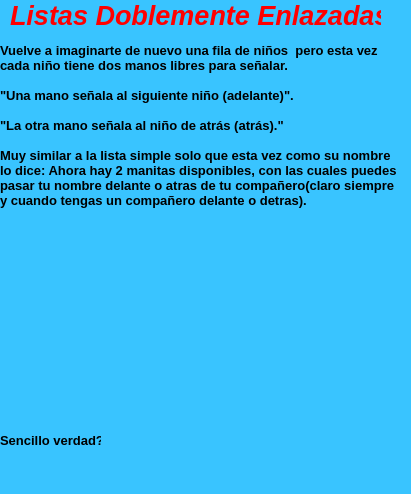
<?xml version="1.0" encoding="UTF-8"?>
<ui version="4.0">
 <class>StackedWidget</class>
 <widget class="QStackedWidget" name="StackedWidget">
  <property name="geometry">
   <rect>
    <x>0</x>
    <y>0</y>
    <width>411</width>
    <height>494</height>
   </rect>
  </property>
  <property name="windowTitle">
   <string>StackedWidget</string>
  </property>
  <widget class="QWidget" name="page">
   <property name="styleSheet">
    <string notr="true">
background-color: rgb(57, 196, 255);</string>
   </property>
   <widget class="QLabel" name="label">
    <property name="geometry">
     <rect>
      <x>10</x>
      <y>0</y>
      <width>371</width>
      <height>31</height>
     </rect>
    </property>
    <property name="font">
     <font>
      <pointsize>20</pointsize>
      <italic>true</italic>
      <bold>true</bold>
     </font>
    </property>
    <property name="styleSheet">
     <string notr="true">color: rgb(255, 0, 0);</string>
    </property>
    <property name="text">
     <string>Listas Doblemente Enlazadas</string>
    </property>
   </widget>
   <widget class="QLabel" name="label_2">
    <property name="geometry">
     <rect>
      <x>0</x>
      <y>30</y>
      <width>401</width>
      <height>191</height>
     </rect>
    </property>
    <property name="font">
     <font>
      <pointsize>10</pointsize>
      <italic>false</italic>
      <bold>true</bold>
     </font>
    </property>
    <property name="text">
     <string>Vuelve a imaginarte de nuevo una fila de niños  pero esta vez cada niño tiene dos manos libres para señalar.

&quot;Una mano señala al siguiente niño (adelante)&quot;.

&quot;La otra mano señala al niño de atrás (atrás).&quot;

Muy similar a la lista simple solo que esta vez como su nombre lo dice: Ahora hay 2 manitas disponibles, con las cuales puedes pasar tu nombre delante o atras de tu compañero(claro siempre y cuando tengas un compañero delante o detras).</string>
    </property>
    <property name="scaledContents">
     <bool>false</bool>
    </property>
    <property name="wordWrap">
     <bool>true</bool>
    </property>
   </widget>
   <widget class="QLabel" name="label_3">
    <property name="geometry">
     <rect>
      <x>0</x>
      <y>260</y>
      <width>411</width>
      <height>131</height>
     </rect>
    </property>
    <property name="text">
     <string/>
    </property>
    <property name="pixmap">
     <pixmap>../Sources/Images/ListasDoblementeEnlazadas.jpeg</pixmap>
    </property>
    <property name="scaledContents">
     <bool>true</bool>
    </property>
    <property name="wordWrap">
     <bool>false</bool>
    </property>
   </widget>
   <widget class="QLabel" name="label_4">
    <property name="geometry">
     <rect>
      <x>0</x>
      <y>430</y>
      <width>101</width>
      <height>20</height>
     </rect>
    </property>
    <property name="font">
     <font>
      <pointsize>10</pointsize>
      <bold>true</bold>
     </font>
    </property>
    <property name="text">
     <string>Sencillo verdad?</string>
    </property>
   </widget>
  </widget>
 </widget>
 <resources/>
 <connections/>
</ui>
